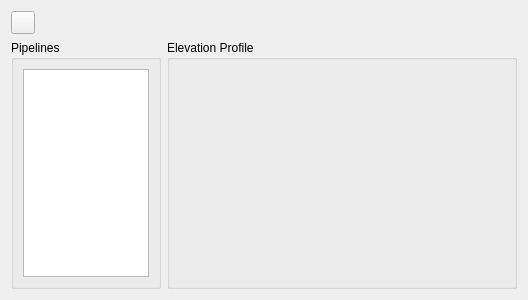
<?xml version="1.0" encoding="UTF-8"?>
<ui version="4.0">
 <class>PipelineWidgetBase</class>
 <widget class="QWidget" name="PipelineWidgetBase">
  <property name="geometry">
   <rect>
    <x>0</x>
    <y>0</y>
    <width>528</width>
    <height>300</height>
   </rect>
  </property>
  <property name="windowTitle">
   <string>Form</string>
  </property>
  <layout class="QVBoxLayout" name="verticalLayout">
   <item>
    <layout class="QHBoxLayout" name="headerLayout">
     <item>
      <widget class="QToolButton" name="sketchPipelineButton">
       <property name="toolTip">
        <string>Sketch a Pipeline …</string>
       </property>
       <property name="text">
        <string/>
       </property>
       <property name="icon">
        <iconset>
         <normaloff>../../../images/new-split-paddock.png</normaloff>../../../images/new-split-paddock.png</iconset>
       </property>
      </widget>
     </item>
     <item>
      <spacer name="toolbarSpacer">
       <property name="orientation">
        <enum>Qt::Horizontal</enum>
       </property>
       <property name="sizeHint" stdset="0">
        <size>
         <width>40</width>
         <height>20</height>
        </size>
       </property>
      </spacer>
     </item>
    </layout>
   </item>
   <item>
    <layout class="QHBoxLayout" name="contentLayout" stretch="3,7">
     <property name="topMargin">
      <number>0</number>
     </property>
     <item>
      <widget class="QGroupBox" name="pipelineListGroupBox">
       <property name="sizePolicy">
        <sizepolicy hsizetype="Expanding" vsizetype="MinimumExpanding">
         <horstretch>0</horstretch>
         <verstretch>0</verstretch>
        </sizepolicy>
       </property>
       <property name="title">
        <string>Pipelines</string>
       </property>
       <layout class="QVBoxLayout" name="pipelinesVerticalLayout">
        <item>
         <widget class="PipelineLayerList" name="pipelineList"/>
        </item>
       </layout>
      </widget>
     </item>
     <item>
      <widget class="QGroupBox" name="profileGroupBox">
       <property name="styleSheet">
        <string notr="true">background-colour: rgb(255,255,255);</string>
       </property>
       <property name="title">
        <string>Elevation Profile</string>
       </property>
       <layout class="QVBoxLayout" name="profileVerticalLayout">
        <property name="spacing">
         <number>0</number>
        </property>
        <property name="leftMargin">
         <number>0</number>
        </property>
        <property name="topMargin">
         <number>0</number>
        </property>
        <property name="rightMargin">
         <number>0</number>
        </property>
        <property name="bottomMargin">
         <number>0</number>
        </property>
        <item>
         <layout class="QVBoxLayout" name="profileLayout">
          <property name="topMargin">
           <number>0</number>
          </property>
          <item>
           <widget class="ProfileDetails" name="profileDetails" native="true">
            <property name="sizePolicy">
             <sizepolicy hsizetype="MinimumExpanding" vsizetype="MinimumExpanding">
              <horstretch>0</horstretch>
              <verstretch>0</verstretch>
             </sizepolicy>
            </property>
            <property name="minimumSize">
             <size>
              <width>0</width>
              <height>0</height>
             </size>
            </property>
            <property name="styleSheet">
             <string notr="true"/>
            </property>
           </widget>
          </item>
         </layout>
        </item>
        <item>
         <spacer name="verticalSpacer">
          <property name="orientation">
           <enum>Qt::Vertical</enum>
          </property>
          <property name="sizeHint" stdset="0">
           <size>
            <width>20</width>
            <height>40</height>
           </size>
          </property>
         </spacer>
        </item>
       </layout>
      </widget>
     </item>
    </layout>
   </item>
  </layout>
 </widget>
 <customwidgets>
  <customwidget>
   <class>ProfileDetails</class>
   <extends>QWidget</extends>
   <header>mlapp/src/widgets/profile_details/profile_details</header>
   <container>1</container>
  </customwidget>
  <customwidget>
   <class>PipelineLayerList</class>
   <extends>QListWidget</extends>
   <header>mlapp/src/widgets/feature_list/pipeline_layer_list</header>
  </customwidget>
 </customwidgets>
 <resources/>
 <connections/>
</ui>
